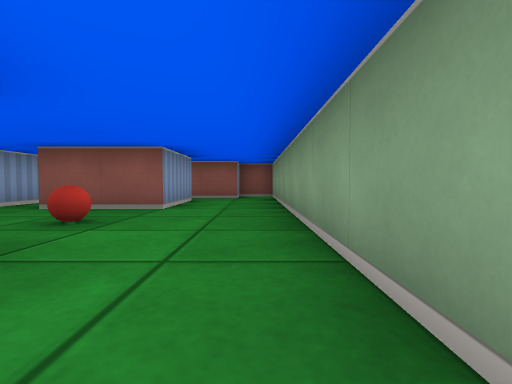
View 1 (above)

16 first-person views from a walk through a cub3D level. The camera is about half as high as the walls, tilts 2° down and sees 85° across. The floor is counted in squares. Each view is taken from the middle of a square. On the plan, view 1 faces up. The plan holds only what a view shows up to about 9 squares ahead; the rest is blank.

View 2
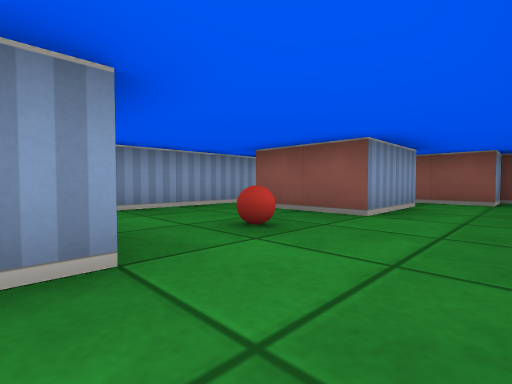

View 3
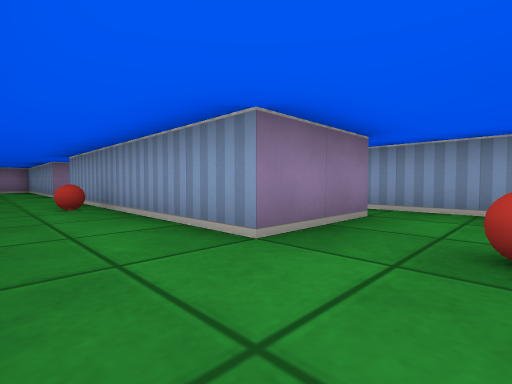

View 4
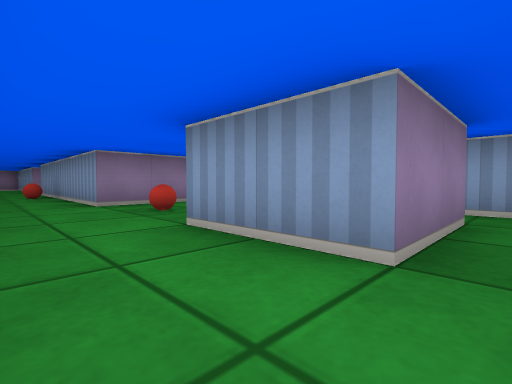

View 5
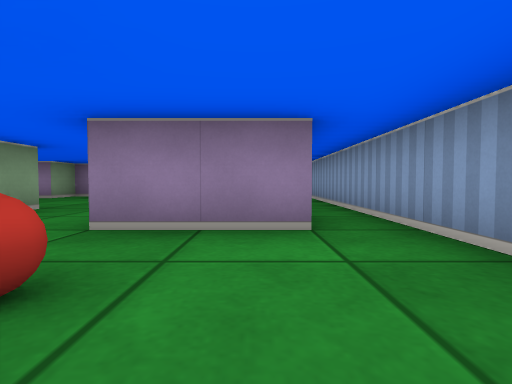

View 6
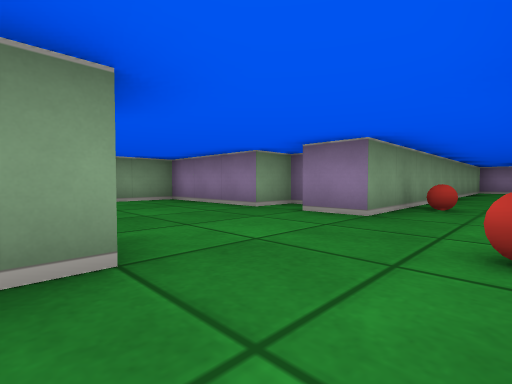

View 7
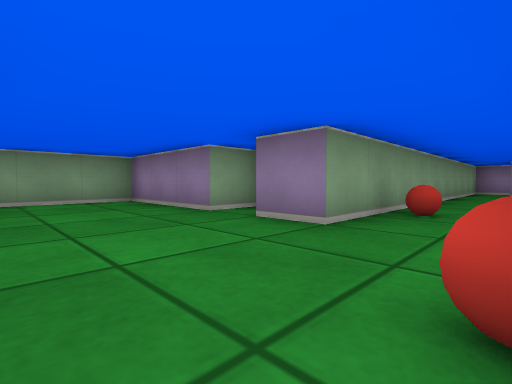

View 8
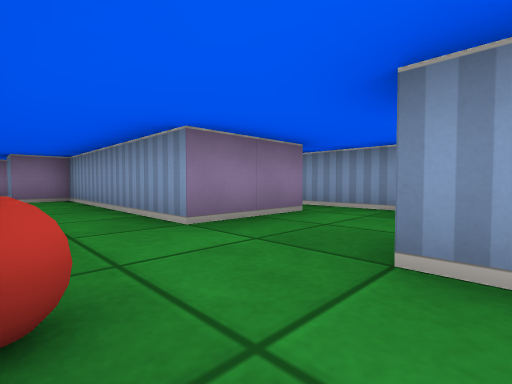

View 9
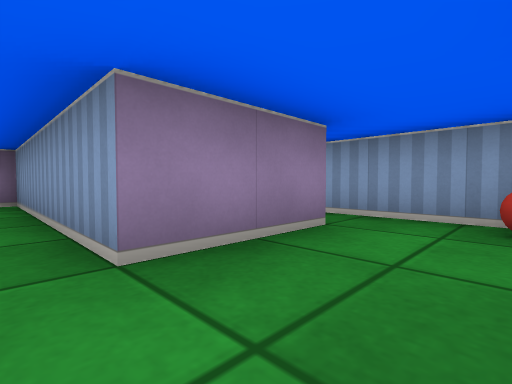

View 10
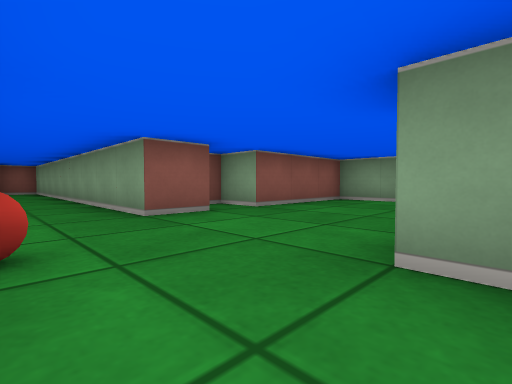

View 11
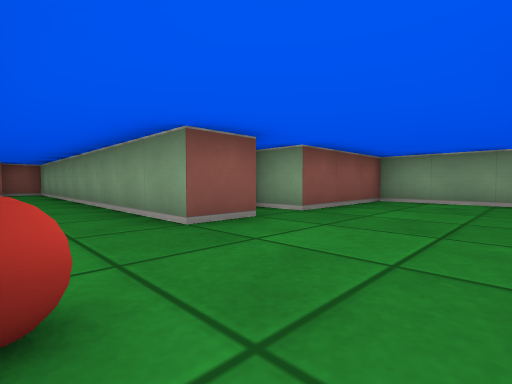

View 12
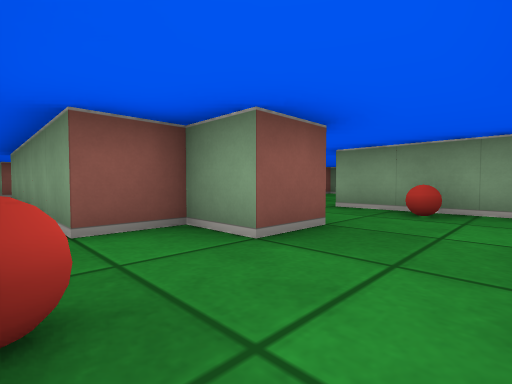

View 13
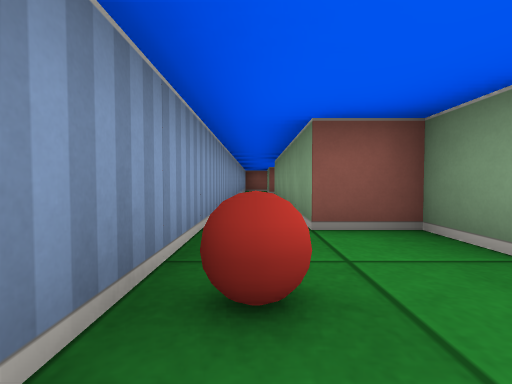

View 14
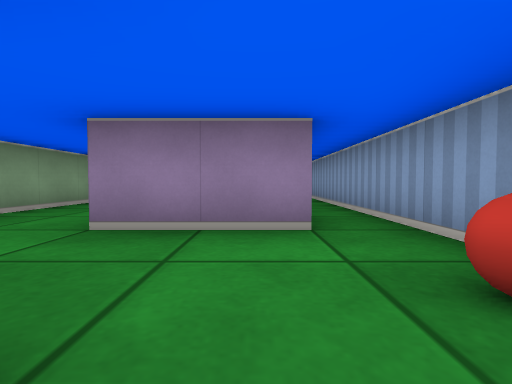

View 15
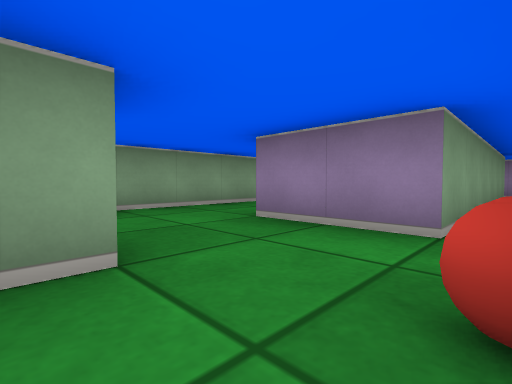

View 16
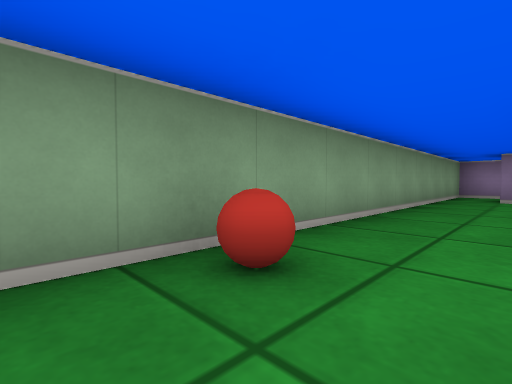

### Floor plan
Ten units are one square. View 1 is at (0, 0); x grows to the right and y downward. Boxes are objects, and circles mark ways between rooms. Rooms are numbered by the first view taken in them; rooms with no view inside come last. Other rooms are left out.
<svg viewBox="-50 -90 110 215">
<path fill="none" stroke="#000" d="M-35 -15 -15 -15 -15 5M-15 -65 -15 -45 -35 -45M-45 -44 -45 -14M5 5 5 -65M5 -65 5 -85 -5 -85 -5 -75 -19 -75M16 5 5 5M5 35 15 35M20 45 25 45 25 35 55 35 55 5 25 5 25 -5M-15 5 -15 35M-35 65 -15 65 -15 115 -5 115M-15 35 -15 45 -25 45 -25 35 -35 35 -35 -15M5 115 5 35M-45 -14 -45 65"/>
<rect x="-25" y="-35" width="10" height="10" fill="#bbb"><title>ball</title></rect>
<rect x="-15" y="15" width="10" height="10" fill="#bbb"><title>ball</title></rect>
<rect x="-45" y="45" width="10" height="10" fill="#bbb"><title>ball</title></rect>
<rect x="-5" y="45" width="10" height="10" fill="#bbb"><title>ball</title></rect>
<circle cx="-5" cy="-55" r="3" fill="#2a7"/>
<circle cx="-5" cy="-5" r="3" fill="#2a7"/>
<circle cx="-40" cy="-10" r="3" fill="#2a7"/>
<circle cx="-5" cy="40" r="3" fill="#2a7"/>
<text x="-10" y="-30">1</text>
<text x="0" y="-70">2</text>
<text x="20" y="20">3</text>
<text x="-20" y="60">4</text>
</svg>
Room 1 opens to room 2. Room 1 opens to room 3. Room 1 opens to room 4. Room 3 opens to room 4.

Where each view was taken, in squares from view 1:
view 1: 0 up, 0 right, facing up
view 2: 1 up, 0 right, facing up-left
view 3: 3 up, 0 right, facing down-left
view 4: 7 up, 0 right, facing down-left
view 5: 4 up, 3 left, facing down
view 6: 0 up, 1 left, facing down-right
view 7: 1 down, 1 left, facing down-right
view 8: 4 down, 0 right, facing down-left
view 9: 5 down, 1 left, facing down-left
view 10: 4 down, 1 left, facing up-right
view 11: 3 down, 1 left, facing up-right
view 12: 6 down, 4 left, facing up-right
view 13: 6 down, 4 left, facing up
view 14: 4 down, 3 left, facing down
view 15: 4 down, 4 left, facing down-right
view 16: 4 down, 1 left, facing down-right
